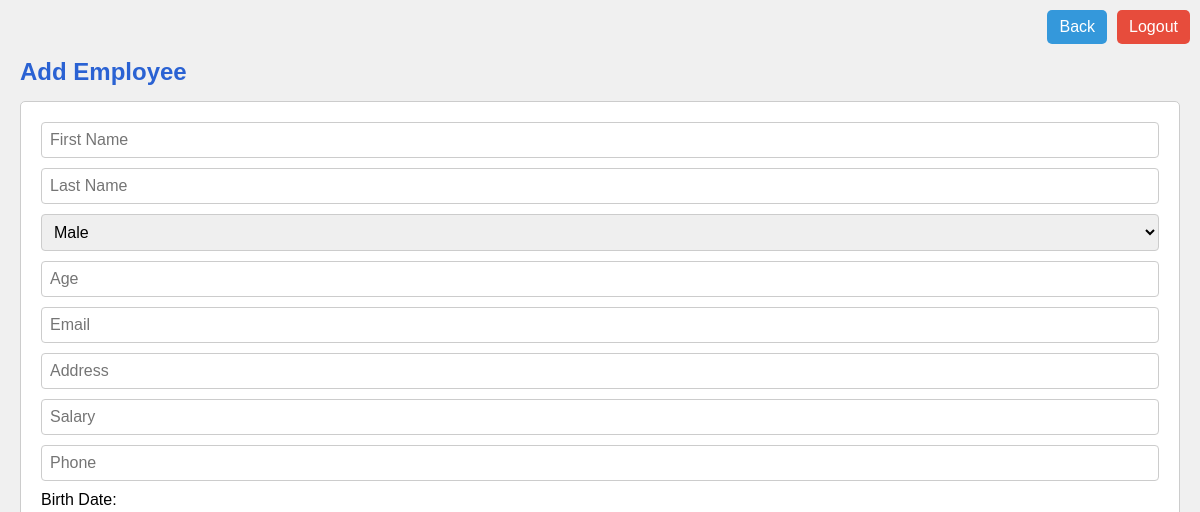
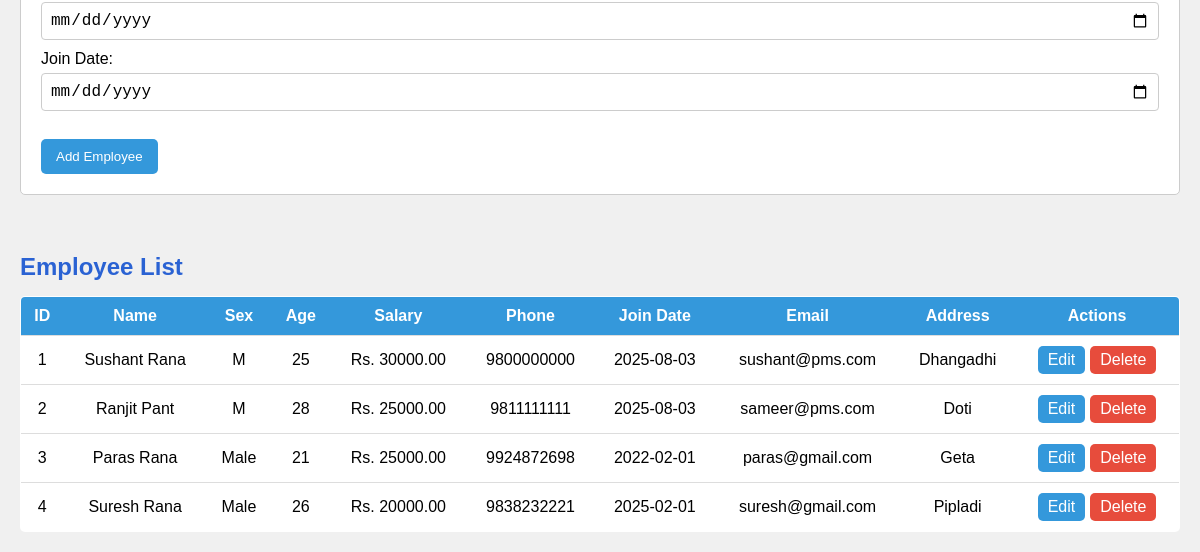
Page /employees.php (signed in) on the earlier database version (2 pictures, top to bottom).
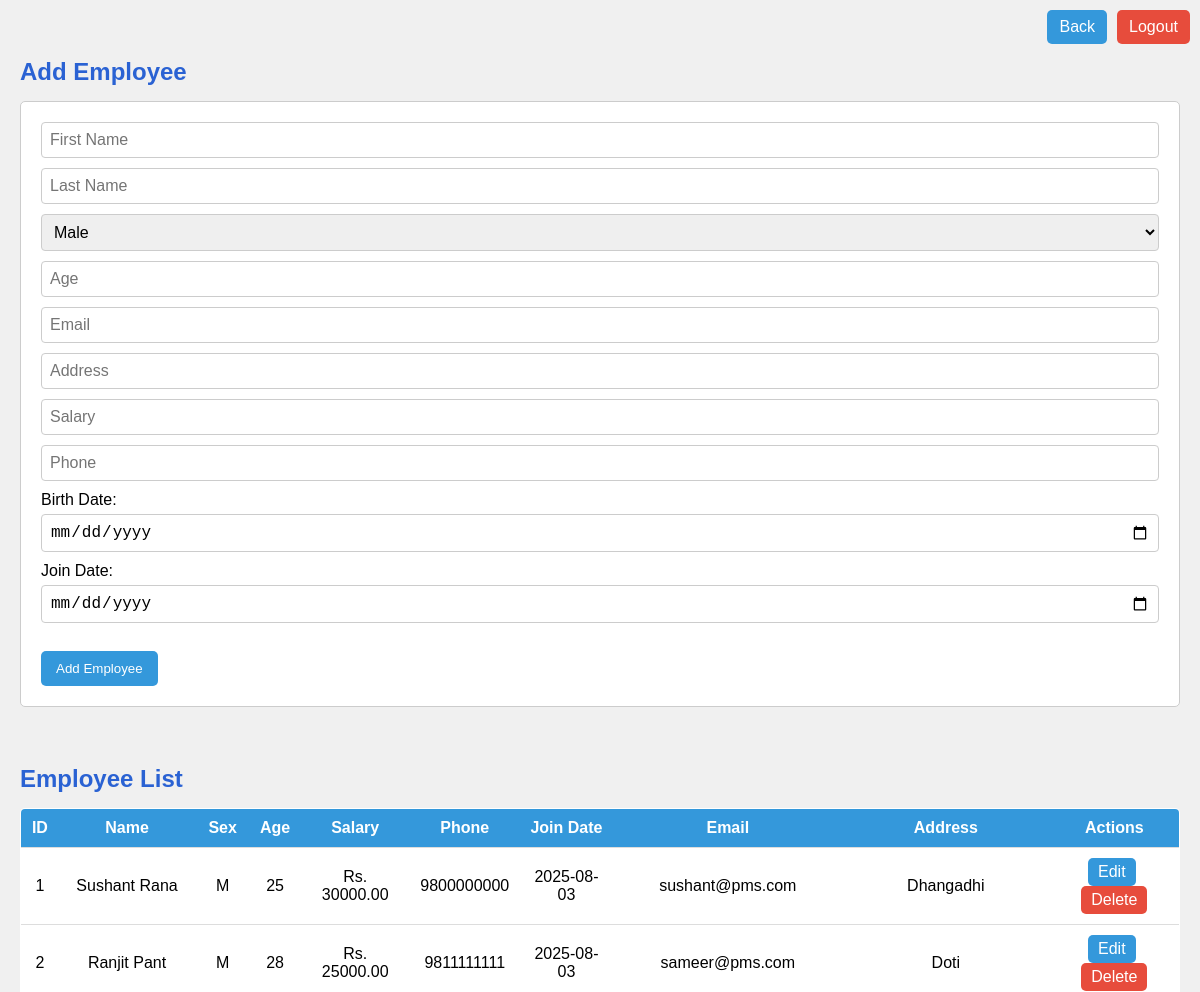
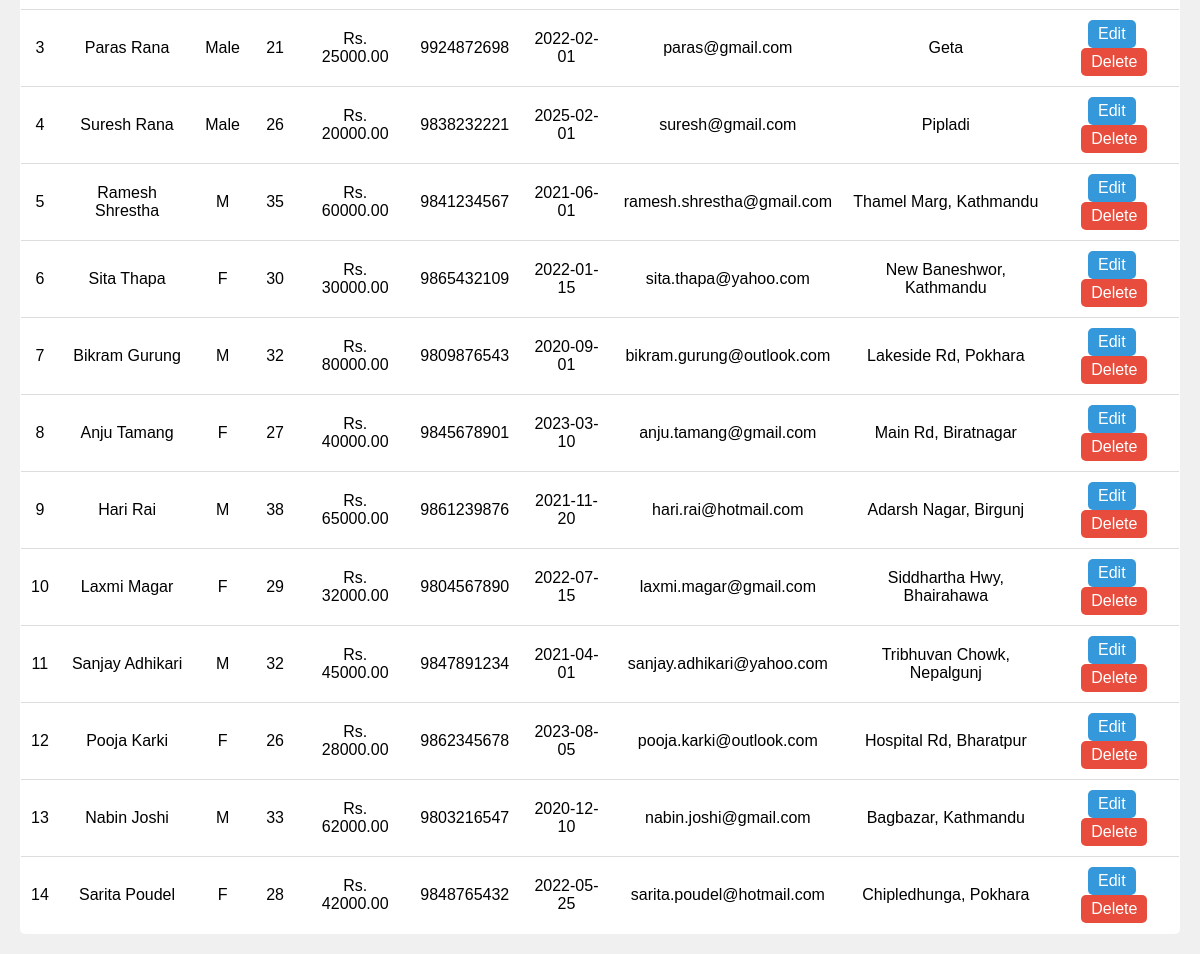
Same page on the later database version (2 pictures, top to bottom).
### tables this page shows
CREATE TABLE `employee` (
  `E_ID` int(11) NOT NULL,
  `E_Fname` varchar(50) DEFAULT NULL,
  `E_Lname` varchar(50) DEFAULT NULL,
  `E_Sex` varchar(10) DEFAULT NULL,
  `Bdate` date DEFAULT NULL,
  `E_Age` int(11) DEFAULT NULL,
  `E_Type` varchar(50) DEFAULT NULL,
  `E_Sal` decimal(10,2) DEFAULT NULL,
  `E_Phno` varchar(15) DEFAULT NULL,
  `E_date` date DEFAULT NULL,
  `E_Mail` varchar(100) DEFAULT NULL,
  `E_Add` varchar(200) DEFAULT NULL
);

### employees.php (the view, shortened to what this page needs)
<?php
$conn = new mysqli("localhost", "root", "", "pharmacy");
$emps = $conn->query("SELECT * FROM employee");
?>
<!DOCTYPE html>
<html>
<head>
  <link rel="stylesheet" href="css/employees.css">
</head>
<body>
  <div style="position: absolute; top: 10px; right: 10px; display: flex; gap: 10px;">
    <a href="dashboard.php"
      style="padding: 8px 12px; background: #3498db; color: white; text-decoration: none; border-radius: 5px;">Back</a>
    <a href="logout.php"
      style="padding: 8px 12px; background: #e74c3c; color: white; text-decoration: none; border-radius: 5px;">Logout</a>
  </div>
  <br>
  <h2>Add Employee</h2>
  <form action="add_employee.php" method="POST">
    <input type="text" name="E_Fname" placeholder="First Name" required>
    <input type="text" name="E_Lname" placeholder="Last Name" required>
    <select name="E_Sex">
      <option value="Male">Male</option>
    </select>
    <input type="number" name="E_Age" placeholder="Age" required>
     <input type="email" name="E_Mail" placeholder="Email" required><br>
     <input type="text" name="E_Add" placeholder="Address" required>
    <input type="number" step="0.01" name="E_Sal" placeholder="Salary" required>
    <input type="text" name="E_Phno" placeholder="Phone" required>
    <label for="Bdate">Birth Date: </label>
    <input type="date" name="Bdate" required>
    <label for="join">Join Date: </label>
    <input type="date" name="E_date" placeholder="Join Date" required>
    <br><br>
    <button type="submit">Add Employee</button>
  </form>
  <br>
  <h2>Employee List</h2>
  <div class="table-responsive">
    <table>
      <tr>
        <th>ID</th>
        <th>Name</th>
        <th>Sex</th>
        <th>Age</th>
        <th>Salary</th>
        <th>Phone</th>
        <th>Join Date</th>
        <th>Email</th>
        <th>Address</th>
        <th>Actions</th>
      </tr>
      <?php while ($e = $emps->fetch_assoc()): ?>
        <tr>
          <td><?= $e['E_ID'] ?></td>
          <td><?= $e['E_Fname'] ?>   <?= $e['E_Lname'] ?></td>
          <td><?= $e['E_Sex'] ?></td>
          <td><?= $e['E_Age'] ?></td>
          <td>Rs. <?= $e['E_Sal'] ?></td>
          <td><?= $e['E_Phno'] ?></td>
          <td><?= $e['E_date'] ?></td>
          <td><?= $e['E_Mail'] ?></td>
          <td><?= $e['E_Add'] ?></td>
          <td>
           <?php
            $role = $_SESSION['role'];
            if ($role == 'admin') {
              echo "<a class='btn-edit' href='edit_employee.php?id={$e['E_ID']}'>Edit</a>";
              echo "<a class='btn-del' href='delete_employee.php?id={$e['E_ID']}' onclick='return confirm(\"Delete this employee?\")'>Delete</a>";
            } else {
              echo "<span style='color: black;'>View Only</span>";
            }
            ?>
          </td>
        </tr>
      <?php endwhile; ?>
    </table>
  </div>
</body>
</html>

### css/employees.css (style rules this page uses)
body { font-family: Arial, sans-serif; background-color: #f0f0f0; margin: 0; padding: 20px; }
h2 { color: #2a62d3; margin-bottom: 15px; }
form { background-color: white; padding: 20px; border: 1px solid #ccc; border-radius: 5px; margin-bottom: 20px; }
label { display: block; margin-bottom: 5px; font-weight: 500; }
input[type="text"], input[type="number"], input[type="email"], input[type="date"], select { width: 100%; padding: 8px; margin-bottom: 10px; border: 1px solid #ccc; border-radius: 4px; font-size: 16px; box-sizing: border-box; }
button { background-color: #3498db; color: white; padding: 10px 15px; border: none; border-radius: 5px; cursor: pointer; }
.table-responsive { overflow-x: auto; }
table { width: 100%; border-collapse: collapse; background-color: white; border: 1px solid #ccc; border-radius: 5px; overflow: hidden; }
th, td { padding: 10px; text-align: center; border-bottom: 1px solid #ddd; }
th { background-color: #3498db; color: white; }
a { display: inline-block; padding: 5px 10px; border-radius: 5px; color: white; text-decoration: none; }
a.btn-edit { background-color: #3498db; margin-right: 5px; }
a.btn-del { background-color: #e74c3c; }
div[style*="position: absolute"] { position: absolute; top: 10px; right: 10px; display: flex; gap: 10px; }

Differences in the rows shown:
added employee: E_ID "5", E_Fname "Ramesh", E_Lname "Shrestha", E_Sex "M", E_Age "35", E_Sal "60000.00", E_Phno "9841234567", E_date "2021-06-01", E_Mail "ramesh.shrestha@gmail.com", E_Add "Thamel Marg, Kathmandu"
added employee: E_ID "6", E_Fname "Sita", E_Lname "Thapa", E_Sex "F", E_Age "30", E_Sal "30000.00", E_Phno "9865432109", E_date "2022-01-15", E_Mail "sita.thapa@yahoo.com", E_Add "New Baneshwor, Kathmandu"
added employee: E_ID "7", E_Fname "Bikram", E_Lname "Gurung", E_Sex "M", E_Age "32", E_Sal "80000.00", E_Phno "9809876543", E_date "2020-09-01", E_Mail "bikram.gurung@outlook.com", E_Add "Lakeside Rd, Pokhara"
added employee: E_ID "8", E_Fname "Anju", E_Lname "Tamang", E_Sex "F", E_Age "27", E_Sal "40000.00", E_Phno "9845678901", E_date "2023-03-10", E_Mail "anju.tamang@gmail.com", E_Add "Main Rd, Biratnagar"
added employee: E_ID "9", E_Fname "Hari", E_Lname "Rai", E_Sex "M", E_Age "38", E_Sal "65000.00", E_Phno "9861239876", E_date "2021-11-20", E_Mail "hari.rai@hotmail.com", E_Add "Adarsh Nagar, Birgunj"
added employee: E_ID "10", E_Fname "Laxmi", E_Lname "Magar", E_Sex "F", E_Age "29", E_Sal "32000.00", E_Phno "9804567890", E_date "2022-07-15", E_Mail "laxmi.magar@gmail.com", E_Add "Siddhartha Hwy, Bhairahawa"
added employee: E_ID "11", E_Fname "Sanjay", E_Lname "Adhikari", E_Sex "M", E_Age "32", E_Sal "45000.00", E_Phno "9847891234", E_date "2021-04-01", E_Mail "sanjay.adhikari@yahoo.com", E_Add "Tribhuvan Chowk, Nepalgunj"
added employee: E_ID "12", E_Fname "Pooja", E_Lname "Karki", E_Sex "F", E_Age "26", E_Sal "28000.00", E_Phno "9862345678", E_date "2023-08-05", E_Mail "pooja.karki@outlook.com", E_Add "Hospital Rd, Bharatpur"
added employee: E_ID "13", E_Fname "Nabin", E_Lname "Joshi", E_Sex "M", E_Age "33", E_Sal "62000.00", E_Phno "9803216547", E_date "2020-12-10", E_Mail "nabin.joshi@gmail.com", E_Add "Bagbazar, Kathmandu"
added employee: E_ID "14", E_Fname "Sarita", E_Lname "Poudel", E_Sex "F", E_Age "28", E_Sal "42000.00", E_Phno "9848765432", E_date "2022-05-25", E_Mail "sarita.poudel@hotmail.com", E_Add "Chipledhunga, Pokhara"
